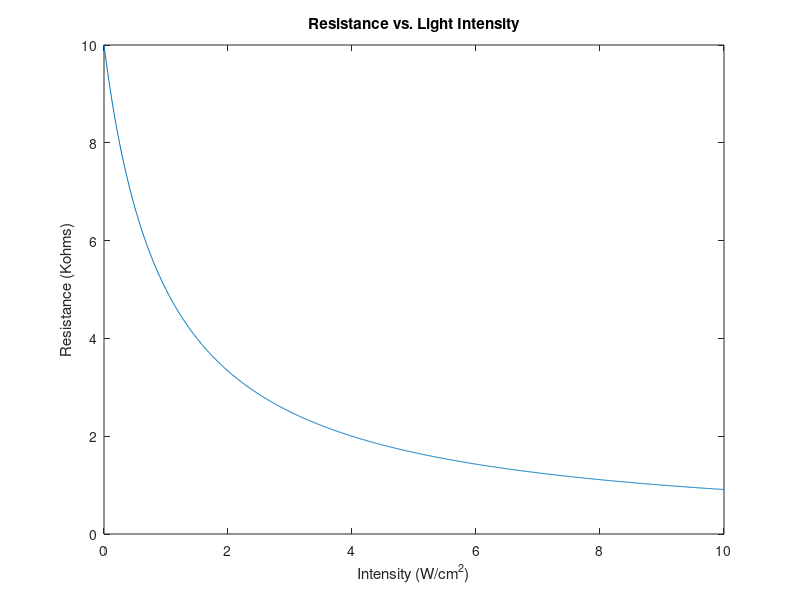

Here is the MATLAB script that generated this plot:
clear;

I=0:0.01:10;

R=10./(I+1);

plot(I,R)
title('Resistance vs. Light Intensity')
xlabel('Intensity (W/cm^2)')
ylabel('Resistance (Kohms)')